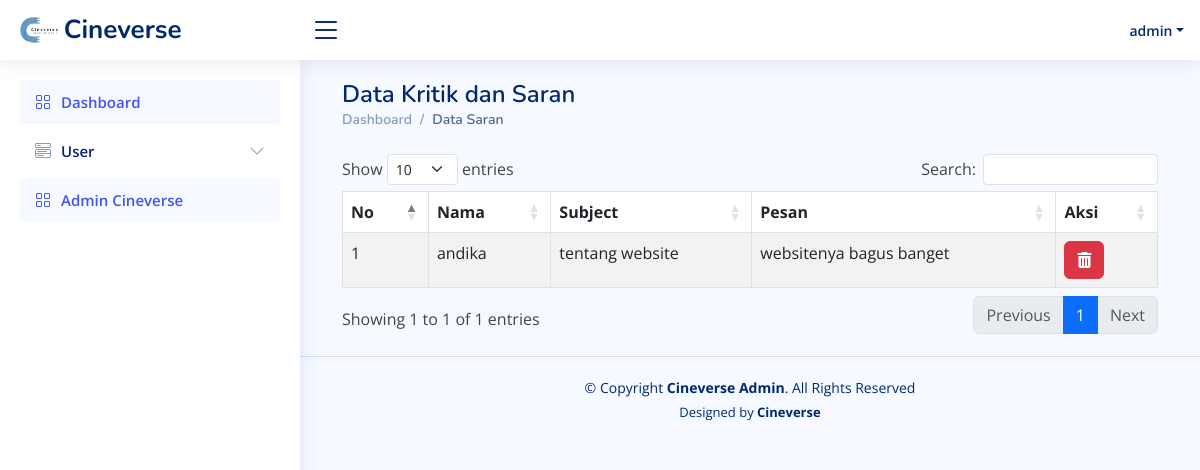
The page /admin/kotaksaran/pesan.php (signed in) on the database its author committed.
### tables this page shows
CREATE TABLE `saran` (
  `id_saran` int(11) NOT NULL,
  `username` varchar(30) NOT NULL,
  `subject` varchar(255) NOT NULL,
  `pesan` text NOT NULL
);

### admin/kotaksaran/pesan.php (the view, shortened to what this page needs)
<!DOCTYPE html>
<html lang="en">
<head>
    <link href="../assets/vendor/bootstrap/css/bootstrap.min.css" rel="stylesheet">
    <link href="../assets/vendor/bootstrap-icons/bootstrap-icons.css" rel="stylesheet">
    <link href="../assets/vendor/boxicons/css/boxicons.min.css" rel="stylesheet">
    <link href="../assets/vendor/simple-datatables/style.css" rel="stylesheet">
    <link rel="stylesheet" href="https://cdnjs.cloudflare.com/ajax/libs/twitter-bootstrap/5.3.0/css/bootstrap.min.css">
    <link rel="stylesheet" href="https://cdn.datatables.net/1.13.7/css/dataTables.bootstrap5.min.css">
    <link href="../assets/css/style.css" rel="stylesheet">
</head>
<body>
    <div class="container-fluid mt-5 ">
        <?php
        include "../../config/koneksi.php";
        $query = mysqli_query($conn, "SELECT * FROM saran ORDER BY id_saran ASC");
        ?>
        <header id="header" class="header fixed-top d-flex align-items-center">
            <div class="d-flex align-items-center justify-content-between">
                <a class="logo d-flex align-items-center">
                    <img src="../assets/img/logo.png" alt="">
                    <span class="d-none d-lg-block">Cineverse</span>
                </a>
                <i class="bi bi-list toggle-sidebar-btn"></i>
            </div>
            <nav class="header-nav ms-auto">
                <ul class="d-flex align-items-center">
                    <li class="nav-item dropdown pe-3">
                        <a class="nav-link nav-profile d-flex align-items-center pe-0" href="#" data-bs-toggle="dropdown">
                            <span class="d-none d-md-block dropdown-toggle ps-2"><?php echo $_SESSION["username_admin"] ?></span>
                        </a>
                    </li>
                </ul>
            </nav>
        </header>
        <aside id="sidebar" class="sidebar">
            <ul class="sidebar-nav" id="sidebar-nav">
                <li class="nav-item">
                    <a class="nav-link " href="../dashboard.php">
                        <i class="bi bi-grid"></i>
                        <span>Dashboard</span>
                    </a>
                </li>
                <li class="nav-item">
                    <a class="nav-link collapsed" data-bs-target="#tables-nav" data-bs-toggle="collapse" href="dashboard.php">
                        <i class="bi bi-menu-button-wide"></i><span>User</span><i class="bi bi-chevron-down ms-auto"></i>
                    </a>
                </li>
                <li class="nav-item">
                    <a class="nav-link" href="../admincineverse/admin.php">
                        <i class="bi bi-grid"></i>
                        <span>Admin Cineverse</span>
                    </a>
                </li>
            </ul>
        </aside>
        <main id="main" class="main">
            <div class="pagetitle">
                <h1>Data Kritik dan Saran</h1>
                <nav>
                    <ol class="breadcrumb">
                        <li class="breadcrumb-item"><a href="../dashboard.php">Dashboard</a></li>
                        <li class="breadcrumb-item active">Data Saran</li>
                    </ol>
                </nav>
            </div>
            <div class="table-responsive mt-4">
                <table class="table table-striped table-bordered" id="data-tabel" class="display" style="width:100%">
                    <thead>
                        <tr>
                            <th>No</th>
                            <th>Nama</th>
                            <th>Subject</th>
                            <th>Pesan</th>
                            <th>Aksi</th>
                        </tr>
                    </thead>
                    <tbody> <?php
                            if (mysqli_num_rows($query) > 0) {
                                $no = 1;
                                while ($data = mysqli_fetch_array($query)) {
                            ?> <tr>
                                    <td> <?php echo $no ?></td>
                                    <td> <?php echo $data["username"] ?></td>
                                    <td> <?php echo $data["subject"] ?></td>
                                    <td> <?php echo $data["pesan"] ?></td>
                                    <td> <a class="btn btn-danger" href="proses_hapus.php?id_saran=<?php echo $data["id_saran"] ?>" class="btn-delete" onclick="return confirm('Yakin Data Akan Dihapus?')">
                                            <i class="fa-solid fa-trash-can"></i> </a>
                                    </td>
                                </tr>
                            <?php $no++;
                                } ?>
                        <?php } ?>
                    </tbody>
                </table>
            </div>
        </main>
    </div>
    <footer id="footer" class="footer">
        <div class="copyright">
            &copy; Copyright <strong><span>Cineverse Admin</span></strong>. All Rights Reserved
        </div>
        <div class="credits">
            Designed by <strong><span>Cineverse</span></strong>
        </div>
    </footer>
</body>
</html>

### admin/assets/css/style.css (style rules this page uses)
:root { scroll-behavior: smooth; }
body { font-family: "Open Sans", sans-serif; background: #f6f9ff; color: #444444; }
a { color: #4154f1; text-decoration: none; }
h1, h2, h3, h4, h5, h6 { font-family: "Nunito", sans-serif; }
#main { margin-top: 60px; padding: 20px 30px; transition: all 0.3s; }
.pagetitle { margin-bottom: 10px; }
.pagetitle h1 { font-size: 24px; margin-bottom: 0; font-weight: 600; color: #012970; }
.breadcrumb { font-size: 14px; font-family: "Nunito", sans-serif; color: #899bbd; font-weight: 600; }
.breadcrumb a { color: #899bbd; transition: 0.3s; }
.breadcrumb .breadcrumb-item::before { color: #899bbd; }
.breadcrumb .active { color: #51678f; font-weight: 600; }
.logo { line-height: 1; }
@media (min-width: 1200px) { .logo { width: 280px; } }
.logo img { max-height: 26px; margin-right: 6px; }
.logo span { font-size: 26px; font-weight: 700; color: #012970; font-family: "Nunito", sans-serif; }
.header { transition: all 0.5s; z-index: 997; height: 60px; box-shadow: 0px 2px 20px rgba(1, 41, 112, 0.1); background-color: #fff; padding-left: 20px; }
.header .toggle-sidebar-btn { font-size: 32px; padding-left: 10px; cursor: pointer; color: #012970; }
.header-nav ul { list-style: none; }
.header-nav > ul { margin: 0; padding: 0; }
.header-nav .nav-profile { color: #012970; }
.header-nav .nav-profile span { font-size: 14px; font-weight: 600; }
.sidebar { position: fixed; top: 60px; left: 0; bottom: 0; width: 300px; z-index: 996; transition: all 0.3s; padding: 20px; overflow-y: auto; scrollbar-width: thin; scrollbar-color: #aab7cf transparent; box-shadow: 0px 0px 20px rgba(1, 41, 112, 0.1); background-color: #fff; }
@media (min-width: 1200px) { #main, #footer { margin-left: 300px; } }
.sidebar-nav { padding: 0; margin: 0; list-style: none; }
.sidebar-nav li { padding: 0; margin: 0; list-style: none; }
.sidebar-nav .nav-item { margin-bottom: 5px; }
.sidebar-nav .nav-link { display: flex; align-items: center; font-size: 15px; font-weight: 600; color: #4154f1; transition: 0.3; background: #f6f9ff; padding: 10px 15px; border-radius: 4px; }
.sidebar-nav .nav-link i { font-size: 16px; margin-right: 10px; color: #4154f1; }
.sidebar-nav .nav-link.collapsed { color: #012970; background: #fff; }
.sidebar-nav .nav-link.collapsed i { color: #899bbd; }
.sidebar-nav .nav-link .bi-chevron-down { margin-right: 0; transition: transform 0.2s ease-in-out; }
.footer { padding: 20px 0; font-size: 14px; transition: all 0.3s; border-top: 1px solid #cddfff; }
.footer .copyright { text-align: center; color: #012970; }
.footer .credits { padding-top: 5px; text-align: center; font-size: 13px; color: #012970; }

### rows shown on the page
saran: username "andika", subject "tentang website", pesan "websitenya bagus banget"

### other values the page prints
$_SESSION["username_admin"] "admin"
